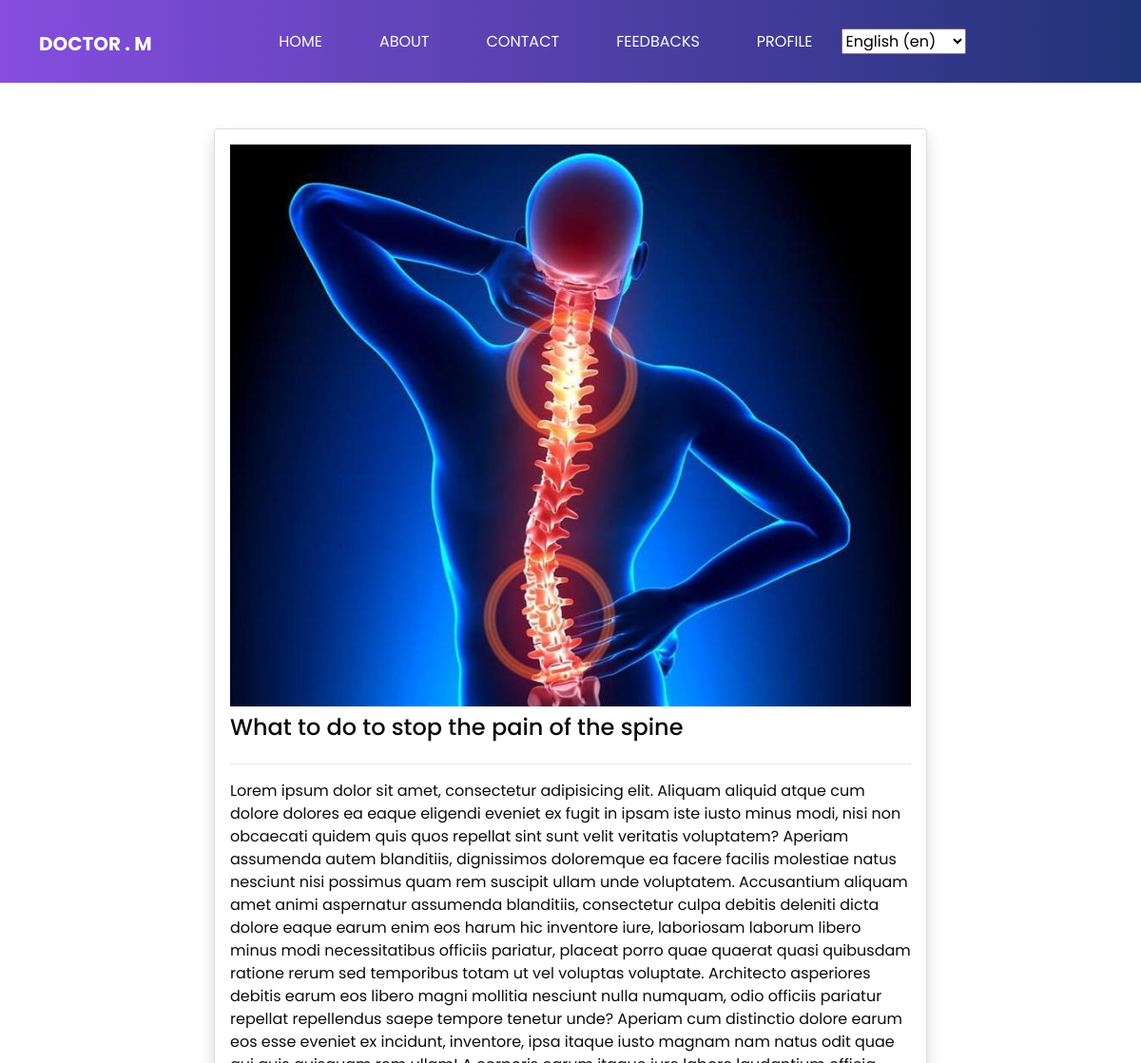
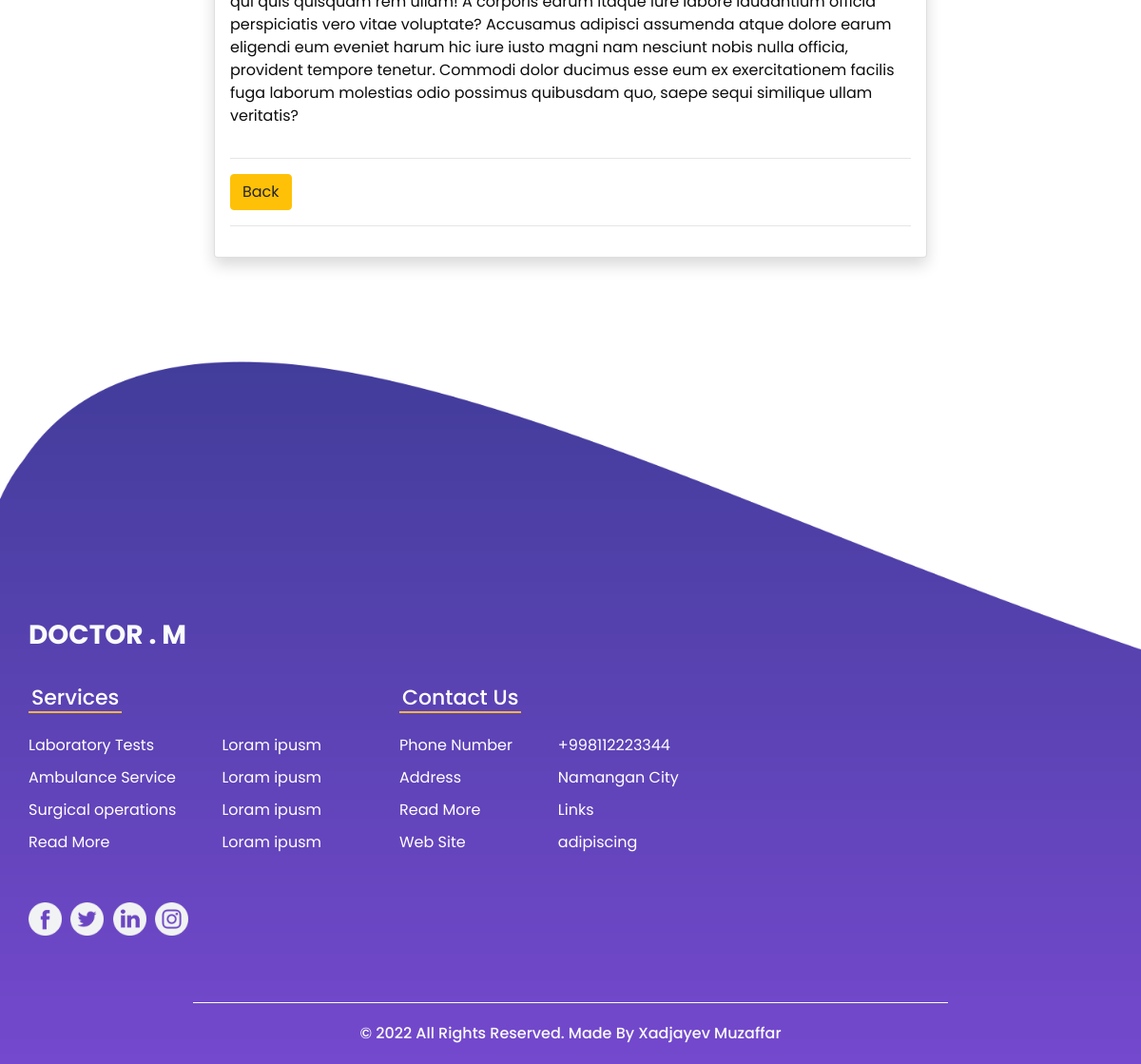
Page /p_detail/what-to-do-to-stop-the-pain-of-the-spine/ (signed in) on the committed database (2 pictures, top to bottom).
### myApp/models.py (models this page shows, shortened)
class Problems(models.Model):
    title=models.CharField(max_length=255)
    img = models.ImageField(upload_to='problems')
    slug=models.SlugField(unique=True)
    text=models.TextField()
    created_at=models.DateTimeField(auto_now_add=True, null=True)
    updated_at=models.DateTimeField(auto_now=True, null=True )

### myApp/views.py (the view)
# urls.py: path('p_detail/<slug:slug>/',prob_detail, name = 'p-detail-page'),
@login_required
def prob_detail(request,slug):
    data = get_object_or_404(Problems, slug=slug)
    context={"data":data}
    return render(request,'p_detail.html',context)

### templates/p_detail.html (shortened to what this page needs)
{% extends 'base.html' %}
{% block doctor %}
{% load i18n %}
<div class="container mt-5">
    <div class="row">
        <div class="col-10 col-sm-10 col-lg-8 mx-auto">
            <div class="card shadow p-3">
                <img src="/media/{{data.img}}" alt="#" class="img-fluid">
                <h4 class="mt-2">{{data.title}}</h4>
                <hr>
                <p>{{data.text}}</p>
                <hr>
                <div>
                    <a href="{% url 'feedback-page' %}" class="btn btn-warning">{% trans 'Back' %}</a>
                </div>
                <hr>
            </div>
        </div>
    </div>
</div>
{% endblock %}

### static/css/style.css (style rules this page uses)
body { font-family: "Poppins", sans-serif; color: #0c0c0c; background-color: #ffffff; }
a, a:hover, a:focus { text-decoration: none; }
.btn, .btn:focus { outline: none !important; -webkit-box-shadow: none; box-shadow: none; }

### static/css/responsive.css (style rules this page uses)
@media (min-width: 1200px) { .container { max-width: 1170px; } }

### rows in the picture
Problems: img (picture), title "What to do to stop the pain of the spine", text "Lorem ipsum dolor sit amet, consectetur adipisicing elit. Aliquam aliquid atque cum dolore dolores ea eaque eligendi eveniet ex fugit in ipsam iste iusto minus modi, nisi non obcaecati quidem quis quos repellat sint sunt velit veritatis voluptatem? Aperiam assumenda autem blanditiis, dignissimos doloremque ea facere facilis molestiae natus nesciunt nisi possimus quam rem suscipit ullam unde voluptatem. Accusantium aliquam amet animi aspernatur assumenda blanditiis, consectetur culpa debitis deleniti dicta dolore eaque earum enim eos harum hic inventore iure, laboriosam laborum libero minus modi necessitatibus officiis pariatur, placeat porro quae quaerat quasi quibusdam ratione rerum sed…"

### other values in the picture
form field language "English (en)"
